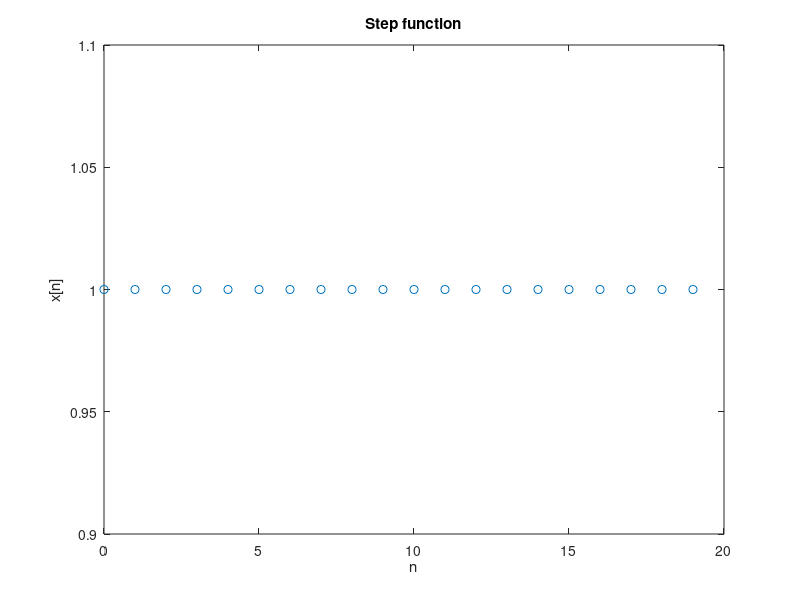

The MATLAB source for this figure:
function x = step(n , N)


if nargin < 2
   N = 20;
end
if nargin < 1
   n = 0;
end


if n > N - 1
    disp('error, n should be inferior or equal to N - 1');

elseif n < 0
    disp('error, n should be superior or equal to 0');
    
else
    
    
    array = zeros(N,1);
  
    
    for j = (n + 1) : N 
        array(j) = 1; % matlab index begin to 0
    end
    
    x = array;
    
    axis = zeros(N,1);
    for i = 1:N
        axis(i) = i - 1;
    end
    
   
    plot(axis,array, 'o');
   
     xlabel('n');
     ylabel('x[n]');
    
     title('Step function');
end
   
  
end
